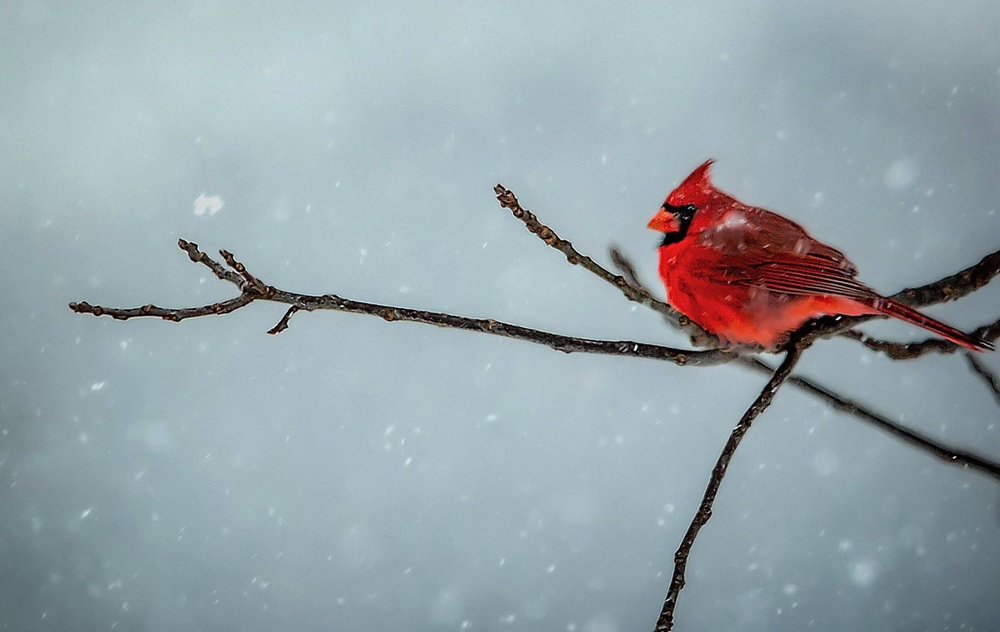
#> input picture red_bird.jpg, 1000 x 632 px, shrunk from 2034 x 1286 before the run
$ jupyter execute thresholds.ipynb
#> lines starting #> are read from the running program, lines starting #| are printed output that depends on the picture; after the words box and inside, x2 and y2 are one past the last pixel; in counts of white or black regions, pixels touching at a corner belong together
[cell 1]
import numpy as np
import matplotlib.pyplot as plt
import time
import cv2
from scipy.signal import convolve2d

[cell 2]
image = cv2.imread('red_bird.jpg', cv2.IMREAD_GRAYSCALE)
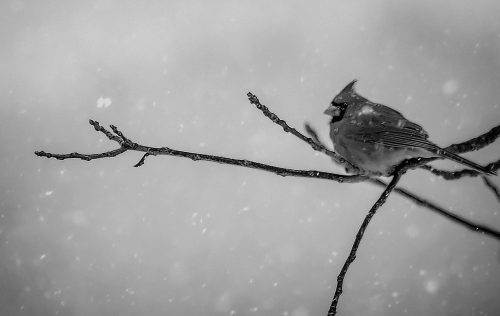
#> image: shape (632, 1000) (shown at 1/2 size); min 0, max 255, mean 161.2

# Helper function to compute the histogram
def compute_histogram(data, levels=256):
    hist, _ = np.histogram(data.flatten(), bins=levels, range=(0, levels), density=True)
    return hist


def compute_local_means(image, block_size):
    if block_size % 2 == 0:
        block_size += 1
    kernel = np.ones((block_size, block_size), dtype=np.float32) / (block_size * block_size)
    local_means = convolve2d(image, kernel, mode='same', boundary='symmetric')
    return local_means

[cell 3]
def optimal_threshold(image, method_type='global', block_size=11):
#> called with method_type = 'global', block_size = 11
    height, width = image.shape

    if method_type == 'global':
        corner_pixels = np.concatenate([
            image[:5, :5].flatten(),
            image[:5, -5:].flatten(),
            image[-5:, :5].flatten(),
            image[-5:, -5:].flatten()
        ])
#> corner_pixels = 100 values, max 177 at index 7, min 80 at index 95, mean 131.5
        T = np.mean(corner_pixels)
#> T = 131.5
        delta = 1
        while delta > 0.1:
            foreground = image[image >= T]
            background = image[image < T]
            m1 = np.mean(foreground) if len(foreground) > 0 else T
            m2 = np.mean(background) if len(background) > 0 else T
            T_new = (m1 + m2) / 2
            delta = abs(T_new - T)
            T = T_new
#> this loop made 6 passes
#> (m1, m2, T_new, delta, T) on passes 1 to 6: (173.9, 81.4, 127.7, 3.8, 127.7), (173.4, 77.54, 125.5, 2.19, 125.5), (173.2, 75.54, 124.3, 1.13, 124.3), (173, 74.52, 123.8, 0.576, 123.8), (172.9, 73.32, 123.1, 0.683, 123.1), (172.9, 73.32, 123.1, 0, 123.1)
        thresh = np.zeros_like(image, dtype=np.uint8)
        thresh[image >= T] = 255
        return thresh

    elif method_type == 'local':
        if block_size % 2 == 0:
            block_size += 1

        thresh = np.zeros_like(image, dtype=np.uint8)
        # Use block_size as the step size for non-overlapping blocks
        step = block_size

        for i in range(0, height, step):
            for j in range(0, width, step):
                # Define the block boundaries
                y1 = i
                y2 = min(i + block_size, height)
                x1 = j
                x2 = min(j + block_size, width)
                region = image[y1:y2, x1:x2]

                # Iterative thresholding for the block
                T = np.mean(region)
                delta = 1
                while delta > 0.1:
                    foreground = region[region >= T]
                    background = region[region < T]
                    m1 = np.mean(foreground) if len(foreground) > 0 else T
                    m2 = np.mean(background) if len(background) > 0 else T
                    T_new = (m1 + m2) / 2
                    delta = abs(T_new - T)
                    T = T_new

                # Apply the threshold to all pixels in the block
                block = image[y1:y2, x1:x2]
                thresh[y1:y2, x1:x2][block >= T] = 255

        return thresh

[cell 4]
# 2. Otsu Thresholding
def otsu_threshold(image, method_type='global', block_size=11):
    height, width = image.shape

    if method_type == 'global':
        hist = compute_histogram(image)
        total_pixels = height * width
        hist = hist * total_pixels
        sum_all = np.sum(np.arange(256) * hist)
        sum_b = 0
        w_b = 0
        max_variance = 0
        T = 0

        for t in range(256):
            w_b += hist[t]
            if w_b == 0:
                continue
            w_f = total_pixels - w_b
            if w_f == 0:
                break
            sum_b += t * hist[t]
            m_b = sum_b / w_b
            m_f = (sum_all - sum_b) / w_f
            variance = w_b * w_f * (m_b - m_f) ** 2
            if variance > max_variance:
                max_variance = variance
                T = t

        thresh = np.zeros_like(image, dtype=np.uint8)
        thresh[image >= T] = 255
        return thresh

    elif method_type == 'local':
        if block_size % 2 == 0:
            block_size += 1

        # Compute local means using convolution
        local_means = compute_local_means(image, block_size)

        T = local_means

        # Apply threshold vectorized
        thresh = np.zeros_like(image, dtype=np.uint8)
        thresh[image >= T] = 255

        return thresh

[cell 5]
def spectral_threshold(image, method_type='global', block_size=11, num_levels=3,offset_range=10):
    height, width = image.shape

    if num_levels < 2:
        raise ValueError("Number of levels must be at least 2 (for 1 threshold).")

    # Calculate intensity levels (evenly spaced from 0 to 255)
    levels = np.linspace(0, 255, num_levels).astype(np.uint8)

    if method_type == 'global':
        pixels = image.flatten().reshape(-1, 1)
        pixels = pixels.astype(np.float32)
        # Initialize clusters at evenly spaced intervals
        centers = np.linspace(0, 255, num_levels, dtype=np.float32).reshape(-1, 1)
        labels = np.zeros(len(pixels), dtype=np.int32)
        for _ in range(10):
            distances = np.abs(pixels - centers[:, np.newaxis])
            labels = np.argmin(distances, axis=0)
            for k in range(num_levels):
                if np.sum(labels == k) > 0:
                    centers[k] = np.mean(pixels[labels == k])
        centers = np.sort(centers.flatten())
        result = np.zeros_like(labels, dtype=np.uint8)
        for k in range(num_levels):
            result[labels == k] = levels[k]
        return result.reshape(height, width)

    elif method_type == 'local':
        if block_size % 2 == 0:
            block_size += 1
        half_block = block_size // 2
        thresh = np.zeros_like(image, dtype=np.uint8)

        # Use convolution to compute local means
        local_means = compute_local_means(image, block_size)

        num_thresholds = num_levels - 1
        offsets = np.linspace(-offset_range / 2, offset_range / 2, num_thresholds)

        for i in range(height):
            for j in range(width):
                mean = local_means[i, j]
                thresholds = mean + offsets
                pixel = image[i, j]
                level_idx = 0
                for t in range(num_thresholds):
                    if pixel > thresholds[t]:
                        level_idx = t + 1
                    else:
                        break
                thresh[i, j] = levels[level_idx]
        return thresh

[cell 6]
start_time = time.time()
thresh_optimal_global = optimal_threshold(image, method_type='global')
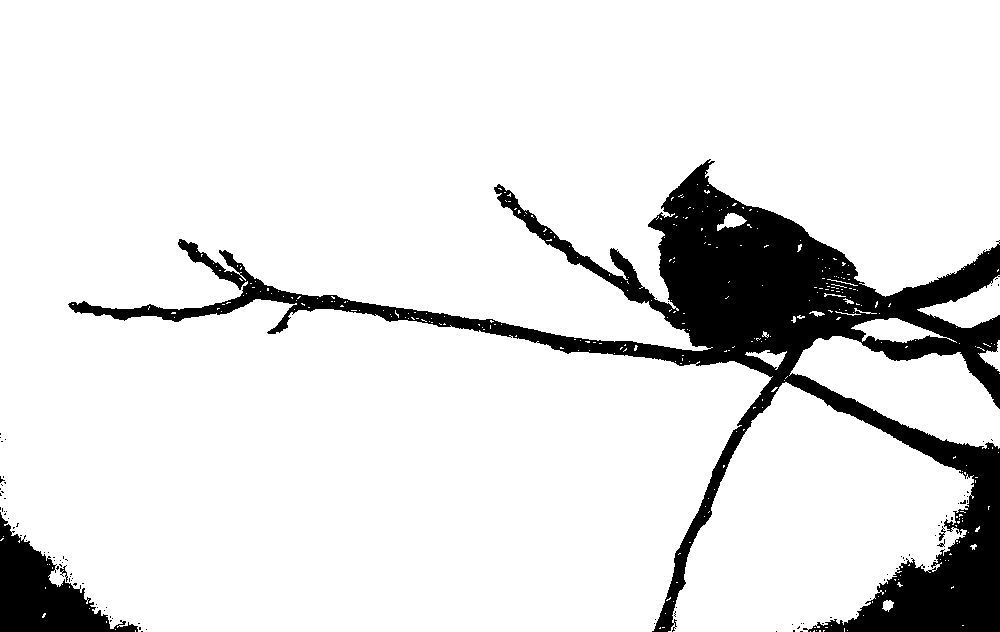
#> thresh_optimal_global: shape (632, 1000); 88.3% white; 98 black regions (93 under 20 px), largest, box (x1, y1, x2, y2) and area: (68, 159, 1000, 632) 66506, (0, 512, 138, 632) 6951, (60, 565, 68, 582) 45, (939, 526, 946, 541) 40, (937, 539, 945, 547) 22
print(f"Optimal Global: {time.time() - start_time:.2f} seconds")

[cell 7]
start_time = time.time()
thresh_otsu_global = otsu_threshold(image, method_type='global')
#> in compute_histogram, `hist, _ = np.histogram(data.flatten(), bins=levels, range=(0, levels),..`: hist = 256 values, max 0.0283 at index 183, min 0 at index 241, mean 0.00391
#> in otsu_threshold, `hist = hist * total_pixels`: hist = 256 values, max 17879 at index 183, min 0 at index 241, mean 2468.8
#> in otsu_threshold, `sum_all = np.sum(np.arange(256) * hist)`: sum_all = 101904404
#> the loop in otsu_threshold, `for t in range(256):` made 256 passes
#> (w_b, w_f, sum_b, m_b, m_f, max_variance) on passes 1 to 8: (285, 631715, 0, 0, 161.3, 4.68e+12), (506, 631494, 221, 0.437, 161.4, 8.28e+12), (822, 631178, 853, 1.04, 161.4, 1.34e+13), (1282, 630718, 2233, 1.74, 161.6, 2.07e+13), (1845, 630155, 4485, 2.43, 161.7, 2.95e+13), (2431, 629569, 7415, 3.05, 161.9, 3.86e+13), (2995, 629005, 10799, 3.61, 162, 4.73e+13), (3504, 628496, 14362, 4.1, 162.1, 5.5e+13)
#> thresh_otsu_global: shape (632, 1000); 88.8% white; 86 black regions (83 under 20 px), largest, box (x1, y1, x2, y2) and area: (68, 159, 1000, 632) 64062, (0, 520, 121, 632) 6172, (824, 623, 844, 632) 105
print(f"Otsu Global: {time.time() - start_time:.2f} seconds")
print(f"Optimal Local: {time.time() - start_time:.2f} seconds")

[cell 8]
start_time = time.time()
thresh_spectral_global = spectral_threshold(image, method_type='global', num_levels=5)
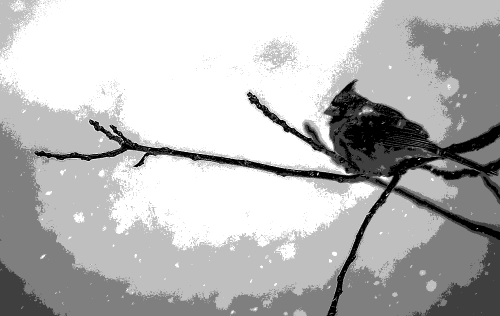
#> thresh_spectral_global: shape (632, 1000) (shown at 1/2 size); min 0, max 255, mean 184.3
print(f"Spectral Global: {time.time() - start_time:.2f} seconds")
print(f"Optimal Local: {time.time() - start_time:.2f} seconds")

[cell 9]
block_size = 21
start_time = time.time()
thresh_optimal_local = optimal_threshold(image, method_type='local', block_size=block_size)
#> call 2 of optimal_threshold, with method_type = 'local', block_size = 21
#> after the loop in optimal_threshold (call 2), `for i in range(0, height, step):`:
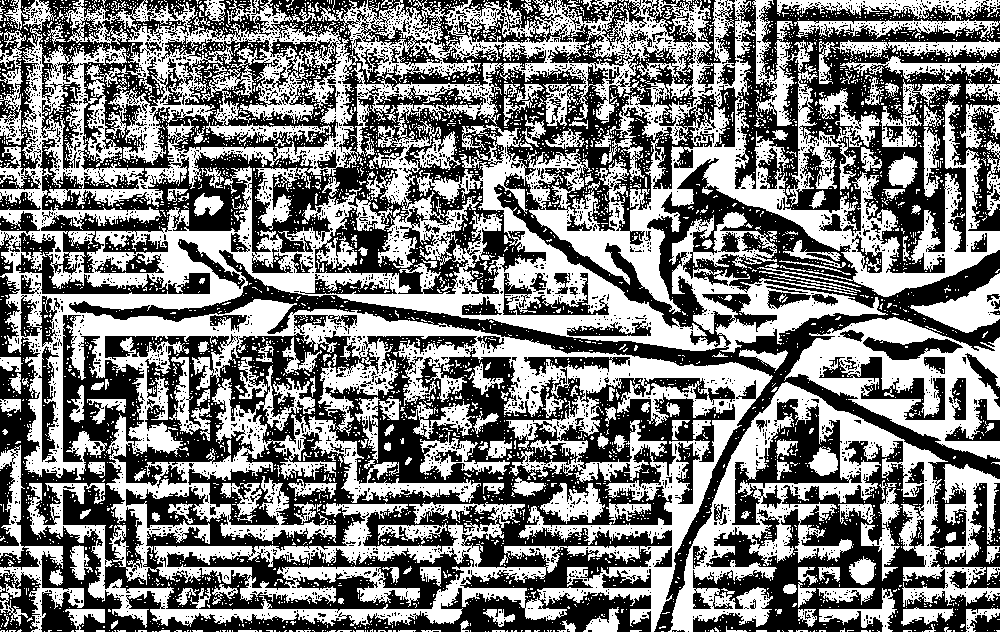
#> thresh: shape (632, 1000); 49.3% white; 4893 white regions (4657 under 20 px), largest, box (x1, y1, x2, y2) and area: (0, 0, 1000, 632) 204456, (668, 382, 1000, 632) 19916, (784, 317, 1000, 459) 12269
print(f"Optimal Local: {time.time() - start_time:.2f} seconds")

[cell 10]
block_size = 21
start_time = time.time()
thresh_otsu_local = otsu_threshold(image, method_type='local', block_size=block_size)
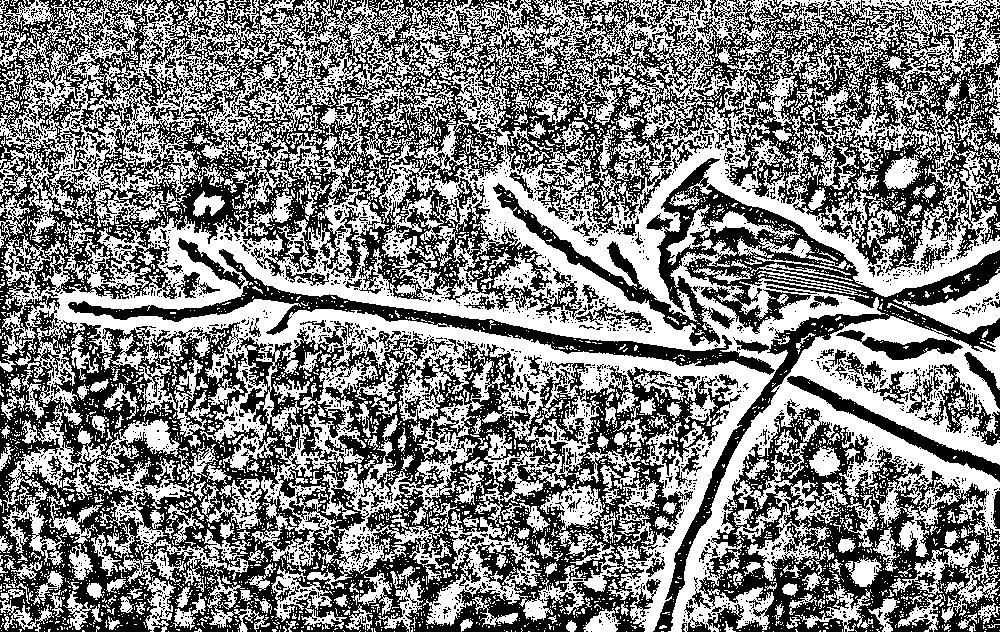
#> thresh_otsu_local: shape (632, 1000); 50.2% white; 3584 black regions (3395 under 20 px), largest, box (x1, y1, x2, y2) and area: (0, 0, 1000, 632) 222386, (699, 399, 1000, 632) 27617, (493, 158, 1000, 632) 24444
print(f"Otsu Local: {time.time() - start_time:.2f} seconds")

[cell 11]
block_size = 54
start_time = time.time()
thresh_spectral_local = spectral_threshold(image, method_type='local', block_size=block_size, num_levels=7,offset_range=20)
#> call 2 of spectral_threshold, with method_type = 'local', block_size = 54, num_levels = 7, offset_range = 20
#> call 2 of compute_local_means, with block_size = 55
#> in compute_local_means (call 2), `local_means = convolve2d(image, kernel, mode='same', boundary='symmetr..`:
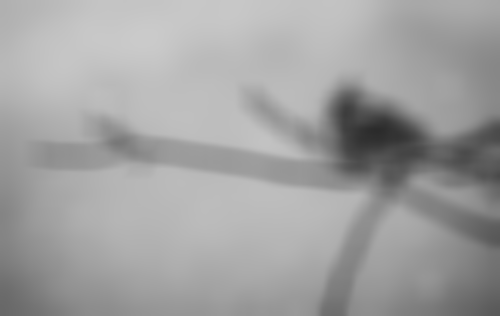
#> local_means: shape (632, 1000) float32 (shown at 1/2 size); min 43.24, max 202.9, mean 161.2
#> after the loop in spectral_threshold (call 2), `for i in range(height):`:
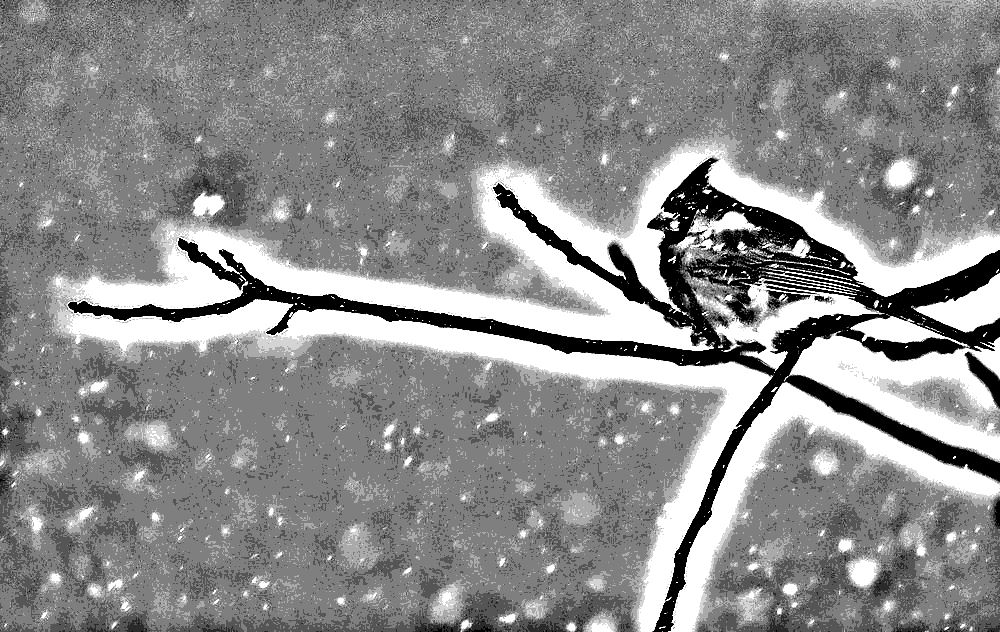
#> thresh: shape (632, 1000); min 0, max 255, mean 140.1
print(f"Spectral Local: {time.time() - start_time:.2f} seconds")

[cell 12]
# # # Display the results
plt.figure(figsize=(15, 10))

plt.subplot(241)
plt.title("Original Image")
plt.imshow(image, cmap='gray')
plt.axis('off')

plt.subplot(242)
plt.title("Optimal Threshold (Global)")
plt.imshow(thresh_optimal_global, cmap='gray')
plt.axis('off')

plt.subplot(243)
plt.title("Otsu Threshold (Global)")
plt.imshow(thresh_otsu_global, cmap='gray')
plt.axis('off')

plt.subplot(244)
plt.title("Spectral Threshold (Global)")
plt.imshow(thresh_spectral_global, cmap='gray')
plt.axis('off')

plt.subplot(246)
plt.title("Optimal Threshold (Local)")
plt.imshow(thresh_optimal_local, cmap='gray')
plt.axis('off')

plt.subplot(247)
plt.title("Otsu Threshold (Local)")
plt.imshow(thresh_otsu_local, cmap='gray')
plt.axis('off')

plt.subplot(248)
plt.title("Spectral Threshold (Local)")
plt.imshow(thresh_spectral_local, cmap='gray')
plt.axis('off')
